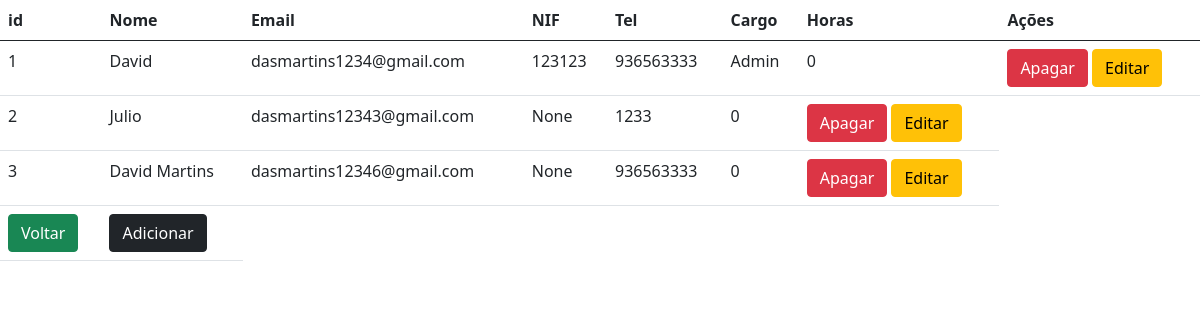
Page /users (signed in) on the earlier database version.
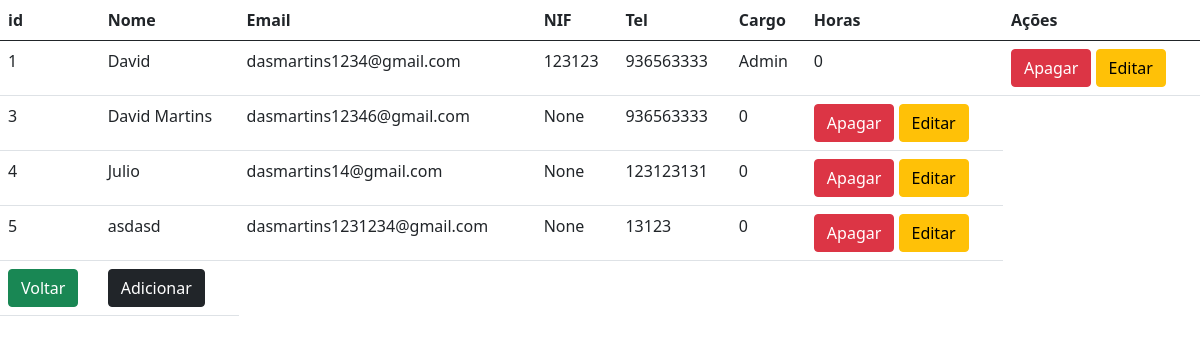
Same page on the later database version.
### models.py (models this page shows)
class User(db.Model, UserMixin):
    id = db.Column(db.Integer, primary_key=True)
    email = db.Column(db.String(150), unique=True)
    password = db.Column(db.String)
    name = db.Column(db.String(150))
    role = db.Column(db.String(150))
    nif = db.Column(db.Integer(), nullable=True)
    tel = db.Column(db.Integer(), nullable=True)
    tempo = db.Column(db.Integer(), default=0)
    tipo = db.Column(db.Integer(), default=0)
    campuser = db.relationship('CampUser')
    pais = db.Column(db.String(150), nullable=True)
    leads = db.Column(db.Integer, nullable=True)

### users.py (the view)
@user.route('/users', methods=['GET', 'POST'])
@login_required
@roles('Admin')
def users():
    return render_template("users.html", user=current_user, userss=User.query.all())

### flask_app.py (called while the page is built)
@login_manager.user_loader
def load_user(id):
    return User.query.get(int(id))

### perms.py (called while the page is built)
def roles(role):
    def wrapper(f):
        @wraps(f)
        def wrapped(*args, **kwargs):
            if not ACCESS[current_user.role] >= ACCESS[role]:
                flash("Não tem permissão para aceder a esta pagina!", category="error")
                return redirect(url_for('views.dashboard'))
            return f(*args, **kwargs)
        return wrapped
    return wrapper

### templates/users.html (shortened to what this page needs)
{% extends "base.html" %}
{% block content %}
    <table class="table">
        <thead>
        <tr>
            <th scope="col">id</th>
            <th scope="col">Nome</th>
            <th scope="col">Email</th>
            <th scope="col">NIF</th>
            <th scope="col">Tel</th>
            <th scope="col">Cargo</th>
            <th scope="col">Horas</th>
            <th scope="col">Ações</th>
        </tr>
        </thead>
        <tbody>
        {% for data in userss %}
            <tr>
                <td>{{ data.id }}</td>
                <td>{{ data.name }}</td>
                <td>{{ data.email }}</td>
                <td>{{ data.nif }}</td>
                <td>{{ data.tel }}</td>
                {% if data.role == "Admin" %}
                    <td>Admin</td>
                {% endif %}
                <td>{{ data.tipo }}</td>
                <td><a class="btn btn-danger" href="/user/{{ data.id }}/delete">Apagar</a>
                    <a class="btn btn-warning" href="/user/{{ data.id }}/update">Editar</a></td>
            </tr>
        {% endfor %}
        <td><a href="/dashboard" class="btn btn-success">Voltar</a></td>
        <td><a href="/register" class="btn btn-dark">Adicionar</a></td>
        </tbody>
    </table>
{% endblock %}

### templates/base.html (shortened to what this page needs)
<!DOCTYPE html>
<html lang="en">
<head>
    <link href="https://cdn.jsdelivr.net/npm/bootstrap@5.0.0-beta3/dist/css/bootstrap.min.css" rel="stylesheet"
>
    <link href="{{ url_for('static', filename='css.css') }}" rel="stylesheet">
</head>
<body>
{% block content %}{% endblock %}
</body>
</html>

### static/css.css (style rules this page uses)
html, body { height: 100%; }

Differences in the rows shown:
removed User: id "2", name "Julio", email "dasmartins12343@gmail.com", nif "None", tel "1233", tipo "0"
added User: id "4", name "Julio", email "dasmartins14@gmail.com", nif "None", tel "123123131", tipo "0"
added User: id "5", name "asdasd", email "dasmartins1231234@gmail.com", nif "None", tel "13123", tipo "0"
